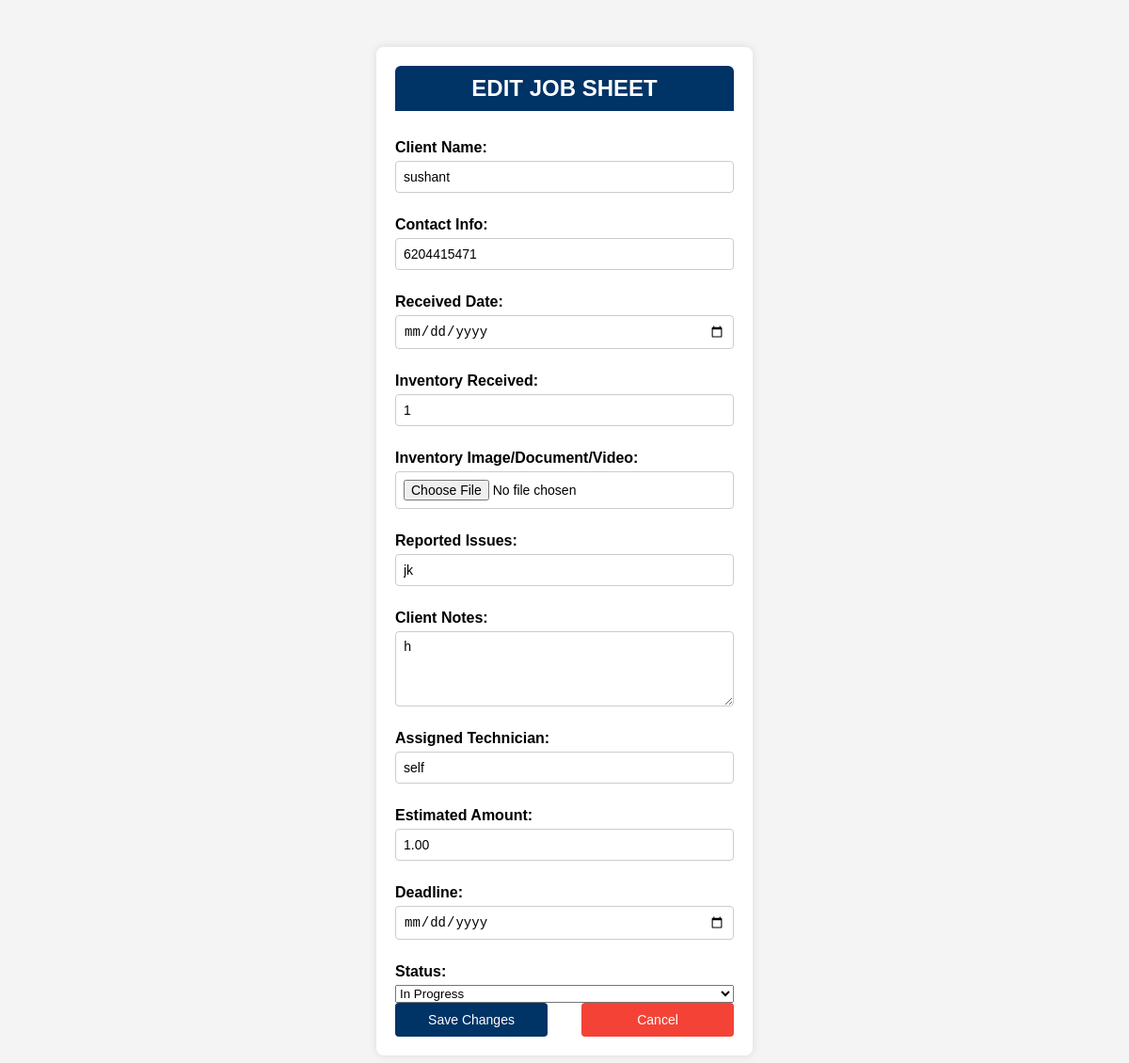
The app's page /api/job-sheet/2/edit/ with its own data.
### job_sheets/models.py (models this page shows, shortened)
class JobSheet(models.Model):
    client_name = models.CharField(max_length=255)
    contact_info = models.CharField(max_length=15)
    received_date = models.DateField()
    inventory_received = models.TextField()
    upload = models.FileField(upload_to='uploads/', null=True, blank=True)
    reported_issues = models.TextField()
    client_notes = models.TextField()
    assigned_technician = models.CharField(max_length=255)
    estimated_amount = models.DecimalField(max_digits=10, decimal_places=2, null=True, blank=True)
    deadline = models.DateField()
    status = models.CharField(max_length=20, choices=[
        ('pending', 'Pending'),
        ('in-progress', 'In Progress'),
        ('completed', 'Completed')
    ])

### job_sheets/views.py (the view)
# urls.py: path('job-sheet/<int:id>/edit/', views.edit_job_sheet, name='edit_job_sheet'),
def edit_job_sheet(request, id):
    job_sheet = get_object_or_404(JobSheet, id=id)
    if request.method == 'POST':
        form = JobSheetForm(request.POST, request.FILES, instance=job_sheet)
        if form.is_valid():
            form.save()
            return redirect('view_job_sheet', id=id)
    else:
        form = JobSheetForm(instance=job_sheet)
    return render(request, 'edit_job_sheet.html', {'form': form, 'job_sheet': job_sheet})

### job_sheets/forms.py
class JobSheetForm(forms.ModelForm):
    class Meta:
        model = JobSheet
        fields = '__all__'
        widgets = {
            'received_date': forms.DateInput(attrs={'type': 'date'}),
            'deadline': forms.DateInput(attrs={'type': 'date'}),
        }

### job_sheets/templates/edit_job_sheet.html (shortened to what this page needs)
{% load static %}
<!DOCTYPE html>
<html lang="en">
<head>
    <link rel="stylesheet" href="{% static 'styles6.css' %}">
</head>
<body>
    <div class="container">
        <div class="form-header">
            <h2>EDIT JOB SHEET</h2>
        </div>
        <form method="post" enctype="multipart/form-data">
            <label for="client-name">Client Name:</label>
            <input type="text" id="client-name" name="client_name" value="{{ job_sheet.client_name }}">
            <label for="contact-info">Contact Info:</label>
            <input type="text" id="contact-info" name="contact_info" value="{{ job_sheet.contact_info }}">
            <label for="received-date">Received Date:</label>
            <input type="date" id="received-date" name="received_date" value="{{ job_sheet.received_date }}">
            <label for="inventory-received">Inventory Received:</label>
            <input type="text" id="inventory-received" name="inventory_received" value="{{ job_sheet.inventory_received }}">
            <label for="inventory-image">Inventory Image/Document/Video:</label>
            <input type="file" id="inventory-image" name="upload">
            <label for="reported-issues">Reported Issues:</label>
            <input type="text" id="reported-issues" name="reported_issues" value="{{ job_sheet.reported_issues }}">
            <label for="client-notes">Client Notes:</label>
            <textarea id="client-notes" name="client_notes">{{ job_sheet.client_notes }}</textarea>
            <label for="technician">Assigned Technician:</label>
            <input type="text" id="technician" name="assigned_technician" value="{{ job_sheet.assigned_technician }}">
            <label for="amount">Estimated Amount:</label>
            <input type="number" id="amount" name="estimated_amount" value="{{ job_sheet.estimated_amount }}">
            <label for="deadline">Deadline:</label>
            <input type="date" id="deadline" name="deadline" value="{{ job_sheet.deadline }}">
            <label for="status">Status:</label>
            <select id="status" name="status">
                <option value="in-progress" {% if job_sheet.status == 'in-progress' %}selected{% endif %}>In Progress</option>
            </select>
            <div class="form-buttons">
                <button type="submit" class="save-btn">Save Changes</button>
                <button type="button" class="cancel-btn" id="cancel-btn">Cancel</button>
            </div>
        </form>
    </div>
</body>
</html>

### job_sheets/static/styles6.css (style rules this page uses)
* { margin: 0; padding: 0; box-sizing: border-box; }
body { font-family: Arial, sans-serif; background-color: #f4f4f4; }
.container { width: 400px; margin: 50px auto; padding: 20px; background-color: white; box-shadow: 0 0 10px rgba(0, 0, 0, 0.1); border-radius: 8px; }
.form-header { text-align: center; background-color: #003366; color: white; padding: 10px 0; margin-bottom: 20px; border-radius: 6px 6px 0 0; }
form { display: flex; flex-direction: column; }
label { margin: 10px 0 5px 0; font-weight: bold; }
input, textarea { padding: 8px; margin-bottom: 15px; border: 1px solid #ccc; border-radius: 4px; font-size: 14px; width: 100%; }
textarea { resize: vertical; height: 80px; }
.form-buttons { display: flex; justify-content: space-between; }
.save-btn, .cancel-btn { padding: 10px; width: 45%; border: none; border-radius: 4px; font-size: 14px; cursor: pointer; }
.save-btn { background-color: #003366; color: white; }
.cancel-btn { background-color: #f44336; color: white; }

### records on screen
JobSheet: client_name "sushant", contact_info "6204415471", inventory_received "1", reported_issues "jk", client_notes "h", assigned_technician "self", estimated_amount "1.00", status "In Progress"
